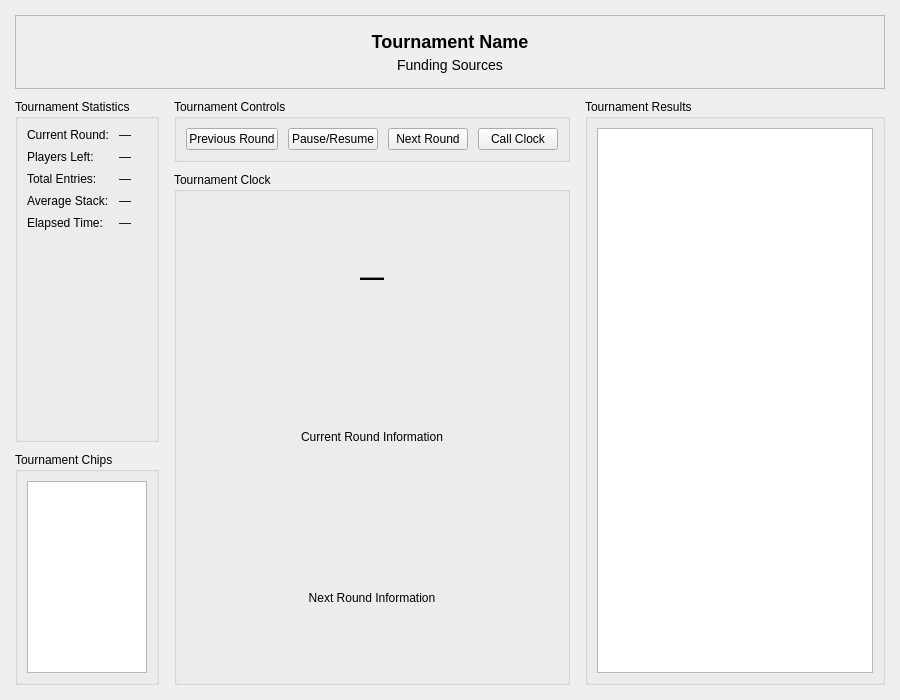
<?xml version="1.0" encoding="UTF-8"?>
<ui version="4.0">
 <class>TBTournamentDisplayWindow</class>
 <widget class="QMainWindow" name="TBTournamentDisplayWindow">
  <property name="geometry">
   <rect>
    <x>0</x>
    <y>0</y>
    <width>900</width>
    <height>700</height>
   </rect>
  </property>
  <property name="windowTitle">
   <string>Tournament Display</string>
  </property>
  <property name="minimumSize">
   <size>
    <width>700</width>
    <height>500</height>
   </size>
  </property>
  <widget class="QWidget" name="centralwidget">
   <layout class="QVBoxLayout" name="mainLayout">
    <property name="spacing">
     <number>10</number>
    </property>
    <property name="leftMargin">
     <number>15</number>
    </property>
    <property name="topMargin">
     <number>15</number>
    </property>
    <property name="rightMargin">
     <number>15</number>
    </property>
    <property name="bottomMargin">
     <number>15</number>
    </property>
    <item>
     <!-- Tournament Header -->
     <widget class="QFrame" name="tournamentHeaderFrame">
      <property name="frameShape">
       <enum>QFrame::StyledPanel</enum>
      </property>
      <layout class="QVBoxLayout" name="headerLayout">
       <property name="spacing">
        <number>5</number>
       </property>
       <property name="leftMargin">
        <number>15</number>
       </property>
       <property name="topMargin">
        <number>15</number>
       </property>
       <property name="rightMargin">
        <number>15</number>
       </property>
       <property name="bottomMargin">
        <number>15</number>
       </property>
       <item>
        <widget class="QLabel" name="tournamentNameLabel">
         <property name="text">
          <string>Tournament Name</string>
         </property>
         <property name="alignment">
          <set>Qt::AlignCenter</set>
         </property>
         <property name="styleSheet">
          <string>font-size: 18px; font-weight: bold;</string>
         </property>
        </widget>
       </item>
       <item>
        <widget class="QLabel" name="fundingSourcesLabel">
         <property name="text">
          <string>Funding Sources</string>
         </property>
         <property name="alignment">
          <set>Qt::AlignCenter</set>
         </property>
         <property name="styleSheet">
          <string>font-size: 14px;</string>
         </property>
        </widget>
       </item>
      </layout>
     </widget>
    </item>
    <item>
     <!-- Main Content Area: 3 columns (Left, Center, Right) with 1:2:1 ratio -->
     <layout class="QHBoxLayout" name="contentLayout">
      <property name="spacing">
       <number>15</number>
      </property>
      <item>
       <!-- Left Column: Statistics (top) and Chips (bottom) - Stretch factor 1 -->
       <widget class="QWidget" name="leftColumnWidget">
        <property name="sizePolicy">
         <sizepolicy hsizetype="Expanding" vsizetype="Expanding">
          <horstretch>1</horstretch>
          <verstretch>0</verstretch>
         </sizepolicy>
        </property>
        <layout class="QVBoxLayout" name="leftColumnLayout">
         <property name="spacing">
          <number>10</number>
         </property>
         <property name="leftMargin">
          <number>0</number>
         </property>
         <property name="topMargin">
          <number>0</number>
         </property>
         <property name="rightMargin">
          <number>0</number>
         </property>
         <property name="bottomMargin">
          <number>0</number>
         </property>
        <item>
         <!-- Upper Left: Tournament Statistics - Stretch to fill remaining space -->
         <widget class="QGroupBox" name="tournamentStatsGroupBox">
          <property name="title">
           <string>Tournament Statistics</string>
          </property>
          <property name="sizePolicy">
           <sizepolicy hsizetype="Preferred" vsizetype="Expanding">
            <horstretch>0</horstretch>
            <verstretch>1</verstretch>
           </sizepolicy>
          </property>
          <layout class="QFormLayout" name="statsFormLayout">
           <property name="horizontalSpacing">
            <number>10</number>
           </property>
           <property name="verticalSpacing">
            <number>8</number>
           </property>
           <item row="0" column="0">
            <widget class="QLabel" name="currentRoundLabel">
             <property name="text">
              <string>Current Round:</string>
             </property>
            </widget>
           </item>
           <item row="0" column="1">
            <widget class="QLabel" name="currentRoundValue">
             <property name="text">
              <string>—</string>
             </property>
            </widget>
           </item>
           <item row="1" column="0">
            <widget class="QLabel" name="playersLeftLabel">
             <property name="text">
              <string>Players Left:</string>
             </property>
            </widget>
           </item>
           <item row="1" column="1">
            <widget class="QLabel" name="playersLeftValue">
             <property name="text">
              <string>—</string>
             </property>
            </widget>
           </item>
           <item row="2" column="0">
            <widget class="QLabel" name="totalEntriesLabel">
             <property name="text">
              <string>Total Entries:</string>
             </property>
            </widget>
           </item>
           <item row="2" column="1">
            <widget class="QLabel" name="totalEntriesValue">
             <property name="text">
              <string>—</string>
             </property>
            </widget>
           </item>
           <item row="3" column="0">
            <widget class="QLabel" name="averageStackLabel">
             <property name="text">
              <string>Average Stack:</string>
             </property>
            </widget>
           </item>
           <item row="3" column="1">
            <widget class="QLabel" name="averageStackValue">
             <property name="text">
              <string>—</string>
             </property>
            </widget>
           </item>
           <item row="4" column="0">
            <widget class="QLabel" name="elapsedTimeLabel">
             <property name="text">
              <string>Elapsed Time:</string>
             </property>
            </widget>
           </item>
           <item row="4" column="1">
            <widget class="QLabel" name="elapsedTimeValue">
             <property name="text">
              <string>—</string>
             </property>
            </widget>
           </item>
          </layout>
         </widget>
        </item>
        <item>
         <!-- Lower Left: Chip Display - Size to fit content -->
         <widget class="QGroupBox" name="chipsGroupBox">
          <property name="title">
           <string>Tournament Chips</string>
          </property>
          <property name="sizePolicy">
           <sizepolicy hsizetype="Preferred" vsizetype="Minimum">
            <horstretch>0</horstretch>
            <verstretch>0</verstretch>
           </sizepolicy>
          </property>
          <layout class="QVBoxLayout" name="chipsLayout">
           <item>
            <widget class="QTableView" name="chipsTableView">
             <property name="alternatingRowColors">
              <bool>true</bool>
             </property>
             <property name="selectionBehavior">
              <enum>QAbstractItemView::SelectRows</enum>
             </property>
             <property name="selectionMode">
              <enum>QAbstractItemView::NoSelection</enum>
             </property>
             <property name="verticalScrollBarPolicy">
              <enum>Qt::ScrollBarAsNeeded</enum>
             </property>
             <property name="horizontalScrollBarPolicy">
              <enum>Qt::ScrollBarAsNeeded</enum>
             </property>
            </widget>
           </item>
          </layout>
         </widget>
        </item>
        </layout>
       </widget>
      </item>
      <item>
       <!-- Center Column: Controls (top) and Clock/Rounds (bottom) - Stretch factor 2 -->
       <widget class="QWidget" name="centerColumnWidget">
        <property name="sizePolicy">
         <sizepolicy hsizetype="Expanding" vsizetype="Expanding">
          <horstretch>2</horstretch>
          <verstretch>0</verstretch>
         </sizepolicy>
        </property>
        <layout class="QVBoxLayout" name="centerColumnLayout">
         <property name="spacing">
          <number>10</number>
         </property>
         <property name="leftMargin">
          <number>0</number>
         </property>
         <property name="topMargin">
          <number>0</number>
         </property>
         <property name="rightMargin">
          <number>0</number>
         </property>
         <property name="bottomMargin">
          <number>0</number>
         </property>
        <item>
         <!-- Upper Center: Tournament Controls - Fixed size to fit content -->
         <widget class="QGroupBox" name="controlsGroupBox">
          <property name="title">
           <string>Tournament Controls</string>
          </property>
          <property name="sizePolicy">
           <sizepolicy hsizetype="Preferred" vsizetype="Fixed">
            <horstretch>0</horstretch>
            <verstretch>0</verstretch>
           </sizepolicy>
          </property>
          <layout class="QVBoxLayout" name="controlsLayout">
           <property name="spacing">
            <number>10</number>
           </property>
           <item>
            <!-- Control Buttons -->
            <layout class="QHBoxLayout" name="clockButtonsLayout">
             <property name="spacing">
              <number>10</number>
             </property>
             <item>
              <widget class="QPushButton" name="previousRoundButton">
               <property name="text">
                <string>Previous Round</string>
               </property>
              </widget>
             </item>
             <item>
              <widget class="QPushButton" name="pauseResumeButton">
               <property name="text">
                <string>Pause/Resume</string>
               </property>
              </widget>
             </item>
             <item>
              <widget class="QPushButton" name="nextRoundButton">
               <property name="text">
                <string>Next Round</string>
               </property>
              </widget>
             </item>
             <item>
              <widget class="QPushButton" name="callClockButton">
               <property name="text">
                <string>Call Clock</string>
               </property>
              </widget>
             </item>
            </layout>
           </item>
          </layout>
         </widget>
        </item>
        <item>
         <!-- Lower Center: Tournament Clock - Stretch to fill remaining space -->
         <widget class="QGroupBox" name="tournamentClockGroupBox">
          <property name="title">
           <string>Tournament Clock</string>
          </property>
          <property name="sizePolicy">
           <sizepolicy hsizetype="Preferred" vsizetype="Expanding">
            <horstretch>0</horstretch>
            <verstretch>1</verstretch>
           </sizepolicy>
          </property>
          <layout class="QVBoxLayout" name="clockLayout">
           <property name="spacing">
            <number>10</number>
           </property>
           <item>
            <widget class="QLabel" name="tournamentClockLabel">
             <property name="text">
              <string>—</string>
             </property>
             <property name="alignment">
              <set>Qt::AlignCenter</set>
             </property>
             <property name="styleSheet">
              <string>font-size: 24px; font-weight: bold;</string>
             </property>
            </widget>
           </item>
           <item>
            <widget class="QLabel" name="currentRoundInfoLabel">
             <property name="text">
              <string>Current Round Information</string>
             </property>
             <property name="alignment">
              <set>Qt::AlignCenter</set>
             </property>
            </widget>
           </item>
           <item>
            <widget class="QLabel" name="nextRoundInfoLabel">
             <property name="text">
              <string>Next Round Information</string>
             </property>
             <property name="alignment">
              <set>Qt::AlignCenter</set>
             </property>
            </widget>
           </item>
          </layout>
         </widget>
        </item>
        </layout>
       </widget>
      </item>
      <item>
       <!-- Right Column: Results Display (full height) - Stretch factor 1 -->
       <widget class="QWidget" name="rightColumnWidget">
        <property name="sizePolicy">
         <sizepolicy hsizetype="Expanding" vsizetype="Expanding">
          <horstretch>1</horstretch>
          <verstretch>0</verstretch>
         </sizepolicy>
        </property>
        <layout class="QVBoxLayout" name="rightColumnLayout">
         <property name="spacing">
          <number>10</number>
         </property>
         <property name="leftMargin">
          <number>0</number>
         </property>
         <property name="topMargin">
          <number>0</number>
         </property>
         <property name="rightMargin">
          <number>0</number>
         </property>
         <property name="bottomMargin">
          <number>0</number>
         </property>
        <item>
         <!-- Results Display - Expand to fill all available space -->
         <widget class="QGroupBox" name="resultsGroupBox">
          <property name="title">
           <string>Tournament Results</string>
          </property>
          <property name="sizePolicy">
           <sizepolicy hsizetype="Preferred" vsizetype="Expanding">
            <horstretch>0</horstretch>
            <verstretch>1</verstretch>
           </sizepolicy>
          </property>
          <property name="minimumSize">
           <size>
            <width>300</width>
            <height>400</height>
           </size>
          </property>
          <layout class="QVBoxLayout" name="resultsLayout">
           <item>
            <widget class="QTableView" name="resultsTableView">
             <property name="alternatingRowColors">
              <bool>true</bool>
             </property>
             <property name="selectionBehavior">
              <enum>QAbstractItemView::SelectRows</enum>
             </property>
             <property name="selectionMode">
              <enum>QAbstractItemView::SingleSelection</enum>
             </property>
             <property name="verticalScrollBarPolicy">
              <enum>Qt::ScrollBarAsNeeded</enum>
             </property>
             <property name="horizontalScrollBarPolicy">
              <enum>Qt::ScrollBarAsNeeded</enum>
             </property>
            </widget>
           </item>
          </layout>
         </widget>
        </item>
        </layout>
       </widget>
      </item>
     </layout>
    </item>
   </layout>
  </widget>
 </widget>
 <resources/>
 <connections/>
</ui>
